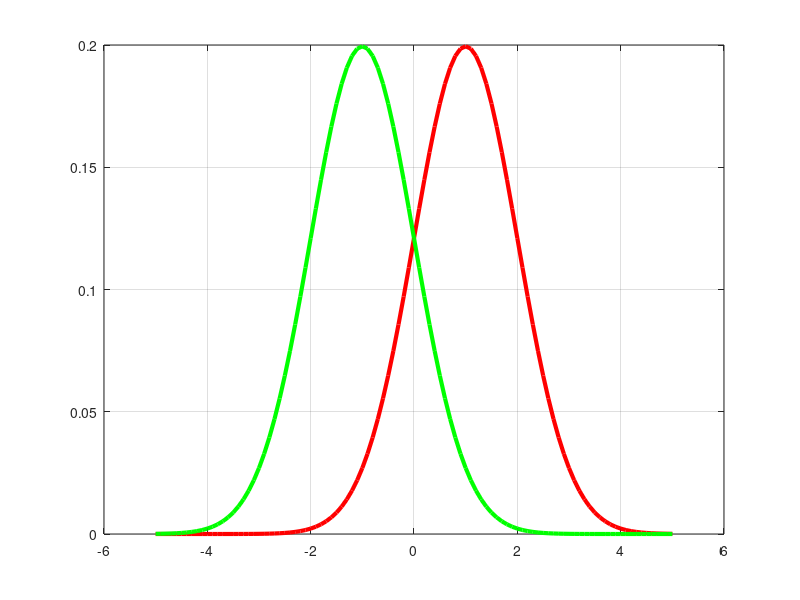

The MATLAB script that drew this image: (Note: this script raises an error after producing the figure.)
function decisionBoundariesDemo1d

%plotgaussians1d(-1, 3, 1, 1, 0.5)
%plotgaussians1d(-1, 3, 1, 1, 0.1)
figure
plotgaussians1d(1, -1, 1, 1, 0.5)
if doPrintPmtk, printPmtkFigures('dboundaries1dConnected'); end;
figure
plotgaussians1d(1, -1, 3, 1, 0.5)
if doPrintPmtk, printPmtkFigures('dboundaries1dDisconnected'); end;

function plotgaussians1d(mu1, mu2, s1, s2, pi1)
pi2 = 1-pi1;
xs = -5:0.1:5;
p1 = normpdf(xs, mu1, s1);
p2 = normpdf(xs, mu2, s2);
plot(xs, pi1*p1, 'r-', 'linewidth', 3);
hold on
plot(xs, pi2*p2, 'g-', 'linewidth', 3);
grid on
xmin = min(xs); xmax = max(xs);
syms x % use symbolic math toolbox
b  = double(solve(pi1*normpdf(x,mu1,s1) - pi2*normpdf(x,mu2,s2)));
b = sort(b)
pmax = max(max(pi1*p1), max(pi2*p2));
h = line([b(1) b(1)], [0 pmax]); set(h, 'color', 'k', 'linewidth', 3);
if length(b)>1
  h = line([b(2) b(2)], [0 pmax]); set(h, 'color', 'k', 'linewidth', 3);
end

e = 0;
if length(b)==1
  h = line([xmin b], [e e]); set(h, 'color', 'g', 'linewidth', 3);
  h = line([b xmax], [e e]); set(h, 'color', 'r', 'linewidth', 3);
else
  h = line([b(1) b(2)], [e e]); set(h, 'color', 'g', 'linewidth', 3);
  h = line([xmin b(1)], [e e]); set(h, 'color', 'r', 'linewidth', 3);
  h = line([b(2) xmax], [e e]); set(h, 'color', 'r', 'linewidth', 3);
end

  
  
